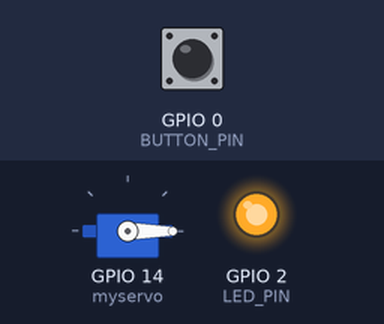
Recording of a sketch running on a simulated ESP8266 (NodeMCU). Parts: servo, output pins drawn as LEDs (lit = HIGH). The inputs (shaded band) are chosen by the test bench; at power-on: GPIO 0 (BUTTON_PIN) HIGH. WiFi joins after 1.5 s; servers stay silent unless stated; what the sketch prints to the serial monitor is not drawn.

Above: at 2.7 s.
2.8 s: GPIO 0 (BUTTON_PIN) pulled LOW for 3.2 s
At 6.9 s:
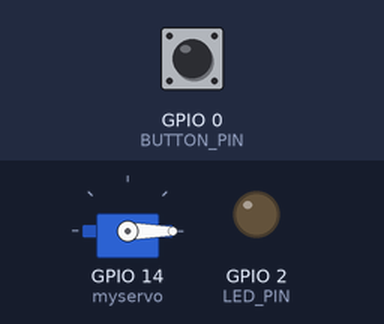
7.5 s: GPIO 0 (BUTTON_PIN) pulled LOW for 0.15 s
At 8.1 s:
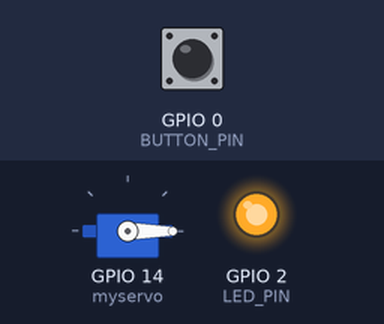
9.1 s: GPIO 0 (BUTTON_PIN) pulled LOW for 1 s
At 10.5 s:
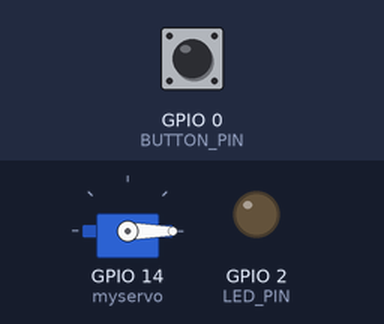
Timing chart, 0 to 12.1 s (numbered marks = the images above; inputs shaded):
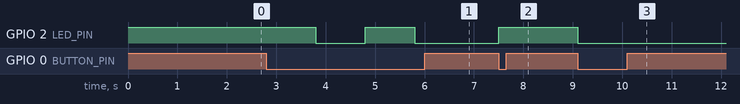

The sketch:

Helmet_code.ino
```cpp
/*
   Example for how to use SinricPro Switch device:
   - setup a switch device
   - handle request using callback (turn on/off builtin led indicating device power state)
   - send event to sinricPro server (flash button is used to turn on/off device manually)

   If you encounter any issues:
   - check the readme.md at https://github.com/sinricpro/esp8266-esp32-sdk/blob/master/README.md
   - ensure all dependent libraries are installed
     - see https://github.com/sinricpro/esp8266-esp32-sdk/blob/master/README.md#arduinoide
     - see https://github.com/sinricpro/esp8266-esp32-sdk/blob/master/README.md#dependencies
   - open serial monitor and check whats happening
   - check full user documentation at https://sinricpro.github.io/esp8266-esp32-sdk
   - visit https://github.com/sinricpro/esp8266-esp32-sdk/issues and check for existing issues or open a new one
*/

// Uncomment the following line to enable serial debug output
//#define ENABLE_DEBUG
#ifdef ENABLE_DEBUG
#define DEBUG_ESP_PORT Serial
#define NODEBUG_WEBSOCKETS
#define NDEBUG
#endif

#include <Arduino.h>
#ifdef ESP8266
#include <ESP8266WiFi.h>
#endif
#ifdef ESP32
#include <WiFi.h>
#endif

#include "SinricPro.h"
#include "SinricProSwitch.h"
#include <Servo.h>
Servo myservo;
Servo myservo2;
#define WIFI_SSID         "your wifi name here"
#define WIFI_PASS         "password"
#define APP_KEY           "app key here"      // Should look like "de0bxxxx-1x3x-4x3x-ax2x-5dabxxxxxxxx"
#define APP_SECRET        "secret here"   // Should look like "5f36xxxx-x3x7-4x3x-xexe-e86724a9xxxx-4c4axxxx-3x3x-x5xe-x9x3-333d65xxxxxx"
#define SWITCH_ID         "switch id here"    // Should look like "5dc1564130xxxxxxxxxxxxxx"
#define BAUD_RATE         9600                // Change baudrate to your need
#define BUTTON_PIN 0   // GPIO for BUTTON (inverted: LOW = pressed, HIGH = released)
#define LED_PIN   2   // GPIO for LED (inverted)

//Do not touch past here unless you know what your doing

static int distance = 180;
static int pos = distance;
static int pos2 = 0;
bool myPowerState = true;
unsigned long lastBtnPress = 0;

/* bool onPowerState(String deviceId, bool &state)

   Callback for setPowerState request
   parameters
    String deviceId (r)
      contains deviceId (useful if this callback used by multiple devices)
    bool &state (r/w)
      contains the requested state (true:on / false:off)
      must return the new state

   return
    true if request should be marked as handled correctly / false if not
*/


bool onPowerState(const String &deviceId, bool &state) {
  int start = 0;
  int stop = 3;
  Serial.printf("Device %s turned %s (via SinricPro) \r\n", deviceId.c_str(), state ? "on" : "off");
  Serial.print("Updating Pos from:");
  Serial.print(pos);
  Serial.print("and pos2 from:");
  Serial.print(pos2);
  pos = (distance - pos) + 30;
  pos2 = (distance - pos2) + 30;
  Serial.print("to:");
  Serial.print(pos);
  Serial.print("and");
  Serial.print(pos2);
  Serial.printf("position SHOULD be: ");
  Serial.print(pos);
  while (start <= stop) {
    myservo.write(pos);
    myservo2.write(pos2);
    delay(15);
    start = start + 1;
  }
  return true; // request handled properly
}

void handleButtonPress() {
  unsigned long actualMillis = millis(); // get actual millis() and keep it in variable actualMillis
  if (digitalRead(BUTTON_PIN) == LOW && actualMillis - lastBtnPress > 1000)  { // is button pressed (inverted logic! button pressed = LOW) and debounced?
    if (myPowerState) {     // flip myPowerState: if it was true, set it to false, vice versa
      myPowerState = false;
    } else {
      myPowerState = true;
    }
    digitalWrite(LED_PIN, myPowerState ? LOW : HIGH); // if myPowerState indicates device turned on: turn on led (builtin led uses inverted logic: LOW = LED ON / HIGH = LED OFF)

    // get Switch device back
    SinricProSwitch& mySwitch = SinricPro[SWITCH_ID];
    // send powerstate event
    mySwitch.sendPowerStateEvent(myPowerState); // send the new powerState to SinricPro server
    Serial.printf("Device %s turned %s (manually via flashbutton)\r\n", mySwitch.getDeviceId().c_str(), myPowerState ? "on" : "off");

    lastBtnPress = actualMillis;  // update last button press variable
  }
}

// setup function for WiFi connection
void setupWiFi() {
  Serial.printf("\r\n[Wifi]: Connecting");
  WiFi.begin(WIFI_SSID, WIFI_PASS);

  while (WiFi.status() != WL_CONNECTED) {
    Serial.printf(".");
    delay(250);
  }
  Serial.printf("connected!\r\n[WiFi]: IP-Address is %s\r\n", WiFi.localIP().toString().c_str());
}

// setup function for SinricPro
void setupSinricPro() {
  // add device to SinricPro
  SinricProSwitch& mySwitch = SinricPro[SWITCH_ID];

  // set callback function to device
  mySwitch.onPowerState(onPowerState);

  // setup SinricPro
  SinricPro.onConnected([]() {
    Serial.printf("Connected to SinricPro\r\n");
  });
  SinricPro.onDisconnected([]() {
    Serial.printf("Disconnected from SinricPro\r\n");
  });
  //SinricPro.restoreDeviceStates(true); // Uncomment to restore the last known state from the server.
  SinricPro.begin(APP_KEY, APP_SECRET);
}

// main setup function
void setup() {
  pinMode(BUTTON_PIN, INPUT_PULLUP); // GPIO 0 as input, pulled high
  pinMode(LED_PIN, OUTPUT); // define LED GPIO as output
  digitalWrite(LED_PIN, HIGH); // turn off LED on bootup
  Serial.begin(BAUD_RATE); Serial.printf("\r\n\r\n");
  setupWiFi();
  setupSinricPro();
  pinMode(13, OUTPUT);
  pinMode(14 , OUTPUT);
  myservo.attach(13);
  myservo.attach(14);
  myservo.write(pos);
  myservo.write(0);
  delay(15);
}

void loop() {
  handleButtonPress();
  SinricPro.handle();
}
```

Measured:
- after the input at 2.8 s, GPIO 2 (LED_PIN): HIGH → LOW after 1.0 s, → HIGH 1.0 s later, → LOW 1.0 s later
- after the input at 7.5 s, GPIO 2 (LED_PIN): LOW → HIGH at once
- after the input at 9.1 s, GPIO 2 (LED_PIN): HIGH → LOW at once
